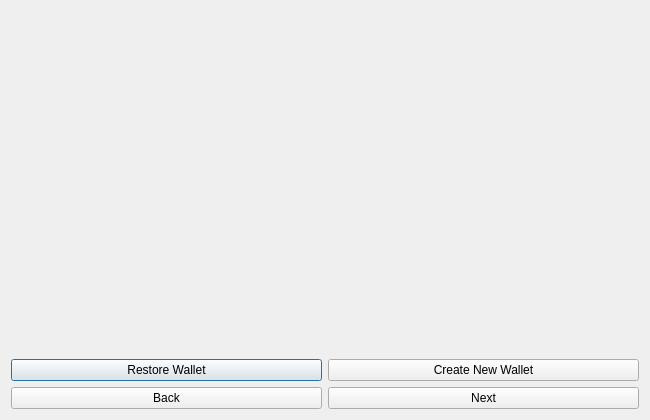
<?xml version="1.0" encoding="UTF-8"?>
<ui version="4.0">
 <class>StartOptionsMain</class>
 <widget class="QDialog" name="StartOptionsMain">
  <property name="geometry">
   <rect>
    <x>0</x>
    <y>0</y>
    <width>220</width>
    <height>100</height>
   </rect>
  </property>
  <property name="sizePolicy">
   <sizepolicy hsizetype="Minimum" vsizetype="Minimum">
    <horstretch>0</horstretch>
    <verstretch>0</verstretch>
   </sizepolicy>
  </property>
  <property name="minimumSize">
   <size>
    <width>650</width>
    <height>420</height>
   </size>
  </property>
  <property name="windowTitle">
   <string>StartOptionsMain Dialog</string>
  </property>
  <layout class="QVBoxLayout" name="verticalLayout">
   <property name="sizeConstraint">
    <enum>QLayout::SetMinimumSize</enum>
   </property>
   <item>
    <widget class="QStackedWidget" name="QStackTutorialContainer">
     <property name="sizePolicy">
      <sizepolicy hsizetype="Preferred" vsizetype="Preferred">
       <horstretch>0</horstretch>
       <verstretch>0</verstretch>
      </sizepolicy>
     </property>
     <widget class="QWidget" name="page_3">
      <property name="font">
       <font>
        <italic>false</italic>
       </font>
      </property>
     </widget>
     <widget class="QWidget" name="page_4"/>
    </widget>
   </item>
   <item>
    <layout class="QHBoxLayout" name="horizontalLayout">
     <item>
      <widget class="QPushButton" name="RestoreWallet">
       <property name="text">
        <string>Restore Wallet</string>
       </property>
      </widget>
     </item>
     <item>
      <widget class="QPushButton" name="NewWallet">
       <property name="text">
        <string>Create New Wallet</string>
       </property>
      </widget>
     </item>
    </layout>
   </item>
   <item>
    <layout class="QHBoxLayout" name="horizontalLayout1">
     <item>
      <widget class="QPushButton" name="Back">
       <property name="text">
        <string>Back</string>
       </property>
      </widget>
     </item>
     <item>
      <widget class="QPushButton" name="Next">
       <property name="text">
        <string>Next</string>
       </property>
      </widget>
     </item>
    </layout>
   </item>
  </layout>
 </widget>
 <resources/>
 <connections/>
</ui>
